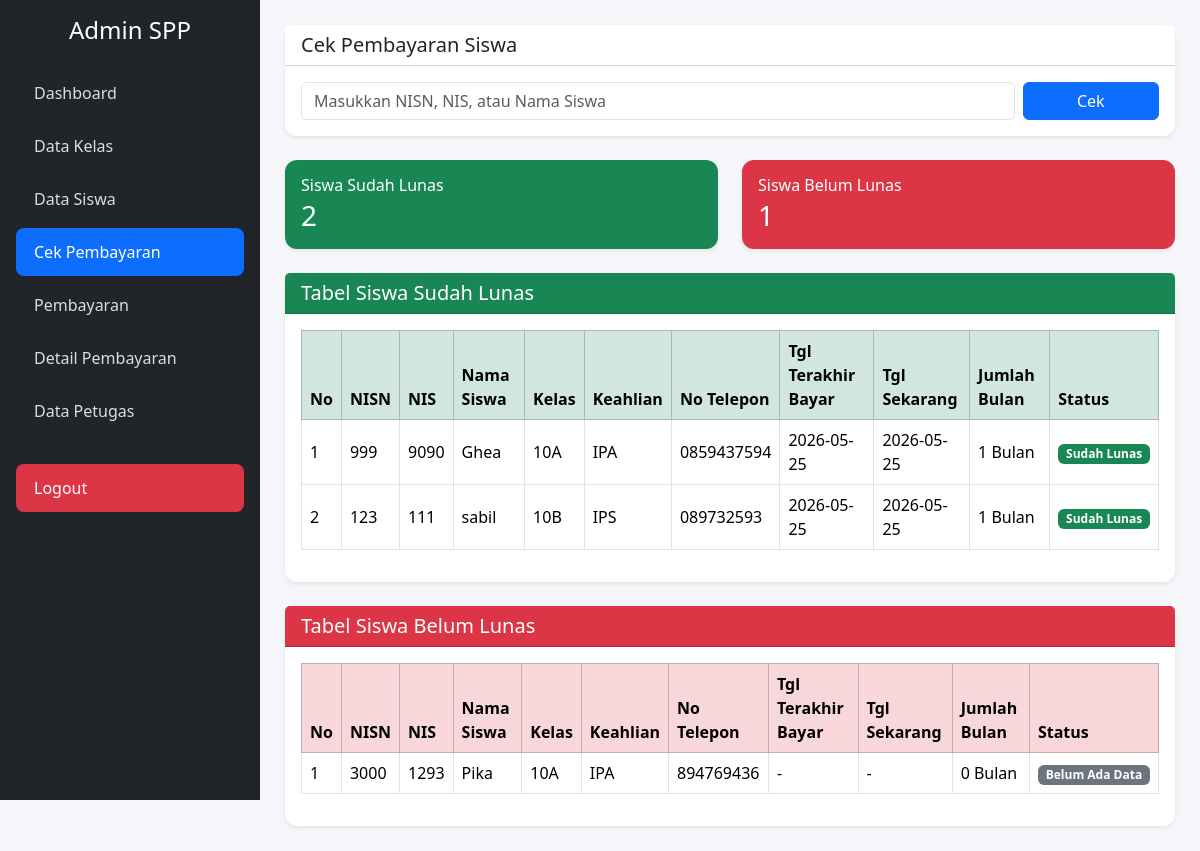
The app's page /spp/admin/cek_pembayaran.php (signed in) with its own data.
### tables this page shows
CREATE TABLE `tb_siswa` (
  `nisn` varchar(10) NOT NULL,
  `nis` varchar(8) DEFAULT NULL,
  `nama` varchar(50) DEFAULT NULL,
  `id_kelas` varchar(11) DEFAULT NULL,
  `nama_kelas` varchar(10) DEFAULT NULL,
  `alamat` text DEFAULT NULL,
  `no_tlp` varchar(13) DEFAULT NULL,
  `id_spp` varchar(40) DEFAULT NULL
);

CREATE TABLE `tb_kelas` (
  `id_kelas` varchar(11) NOT NULL,
  `nama_kelas` varchar(10) DEFAULT NULL,
  `komp_keahlian` varchar(50) DEFAULT NULL
);

CREATE TABLE `cek_pembayaran` (
  `nisn` varchar(10) NOT NULL,
  `tgl_terakhir_bayar` date DEFAULT NULL,
  `tgl_sekarang` date DEFAULT NULL,
  `status_pembayaran` enum('Belum Lunas','Sudah Lunas','','') DEFAULT NULL,
  `jumlah_bulan` varchar(5) DEFAULT NULL,
  `nama` varchar(50) DEFAULT NULL,
  `no_tlp` varchar(13) DEFAULT NULL
);

### spp/koneksi.php (called while the page is built, shortened)
<?php
function e($text) {
    return htmlspecialchars($text ?? '', ENT_QUOTES, 'UTF-8');
}
?>

### spp/admin/cek_pembayaran.php (the view, shortened to what this page needs)
<?php
require_once __DIR__ . '/../koneksi.php';
require_once __DIR__ . '/cek_akses.php';
include 'header.php';
include 'sidebar.php';
?>
<div class="content">
    <div class="card shadow-sm mb-4">
        <div class="card-header bg-white">
            <h5 class="mb-0">Cek Pembayaran Siswa</h5>
        </div>
        <div class="card-body">
            <form method="GET" class="row g-2">
                <div class="col-md-10">
                    <input type="text"
                           name="keyword"
                           class="form-control"
                           placeholder="Masukkan NISN, NIS, atau Nama Siswa"
                           value="<?= e($_GET['keyword'] ?? ''); ?>">
                </div>
                <div class="col-md-2">
                    <button type="submit" class="btn btn-primary w-100">
                        Cek
                    </button>
                </div>
            </form>
        </div>
    </div>
    <?php
    $querySudahLunas = mysqli_query($koneksi, "
        SELECT
            s.nisn,
            s.nis,
            s.nama,
            s.no_tlp,
            k.nama_kelas,
            k.komp_keahlian,
            c.tgl_terakhir_bayar,
            c.tgl_sekarang,
            c.status_pembayaran,
            c.jumlah_bulan
        FROM tb_siswa s
        LEFT JOIN tb_kelas k
            ON s.id_kelas = k.id_kelas
        LEFT JOIN cek_pembayaran c
            ON s.nisn = c.nisn
        WHERE LOWER(TRIM(c.status_pembayaran)) IN ('sudah lunas', 'lunas')
        ORDER BY s.nama ASC
    ");
    $queryBelumLunas = mysqli_query($koneksi, "
        SELECT
            s.nisn,
            s.nis,
            s.nama,
            s.no_tlp,
            k.nama_kelas,
            k.komp_keahlian,
            c.tgl_terakhir_bayar,
            c.tgl_sekarang,
            c.status_pembayaran,
            c.jumlah_bulan
        FROM tb_siswa s
        LEFT JOIN tb_kelas k
            ON s.id_kelas = k.id_kelas
        LEFT JOIN cek_pembayaran c
            ON s.nisn = c.nisn
        WHERE c.status_pembayaran IS NULL
           OR LOWER(TRIM(c.status_pembayaran)) NOT IN ('sudah lunas', 'lunas')
        ORDER BY s.nama ASC
    ");
    $jumlahSudahLunas = mysqli_num_rows($querySudahLunas);
    $jumlahBelumLunas = mysqli_num_rows($queryBelumLunas);
    ?>
    <div class="row mb-4">
        <div class="col-md-6">
            <div class="card shadow-sm border-0 bg-success text-white">
                <div class="card-body">
                    <h6 class="mb-1">Siswa Sudah Lunas</h6>
                    <h3 class="mb-0"><?= $jumlahSudahLunas; ?></h3>
                </div>
            </div>
        </div>
        <div class="col-md-6">
            <div class="card shadow-sm border-0 bg-danger text-white">
                <div class="card-body">
                    <h6 class="mb-1">Siswa Belum Lunas</h6>
                    <h3 class="mb-0"><?= $jumlahBelumLunas; ?></h3>
                </div>
            </div>
        </div>
    </div>
    <div class="card shadow-sm mb-4">
        <div class="card-header bg-success text-white">
            <h5 class="mb-0">Tabel Siswa Sudah Lunas</h5>
        </div>
        <div class="card-body table-responsive">
            <table class="table table-bordered table-hover align-middle">
                <thead class="table-success">
                    <tr>
                        <th>No</th>
                        <th>NISN</th>
                        <th>NIS</th>
                        <th>Nama Siswa</th>
                        <th>Kelas</th>
                        <th>Keahlian</th>
                        <th>No Telepon</th>
                        <th>Tgl Terakhir Bayar</th>
                        <th>Tgl Sekarang</th>
                        <th>Jumlah Bulan</th>
                        <th>Status</th>
                    </tr>
                </thead>
                <tbody>
                    <?php
                    $no = 1;
                    if ($jumlahSudahLunas > 0) {
                        while ($row = mysqli_fetch_assoc($querySudahLunas)) {
                    ?>
                            <tr>
                                <td><?= $no++; ?></td>
                                <td><?= e($row['nisn']); ?></td>
                                <td><?= e($row['nis']); ?></td>
                                <td><?= e($row['nama']); ?></td>
                                <td><?= e($row['nama_kelas']); ?></td>
                                <td><?= e($row['komp_keahlian']); ?></td>
                                <td><?= e($row['no_tlp']); ?></td>
                                <td><?= e($row['tgl_terakhir_bayar'] ?? '-'); ?></td>
                                <td><?= e($row['tgl_sekarang'] ?? '-'); ?></td>
                                <td><?= e($row['jumlah_bulan'] ?? '0'); ?> Bulan</td>
                                <td>
                                    <span class="badge bg-success">
                                        <?= e($row['status_pembayaran']); ?>
                                    </span>
                                </td>
                            </tr>
                    <?php
                        }
                    } ?>
                </tbody>
            </table>
        </div>
    </div>
    <div class="card shadow-sm">
        <div class="card-header bg-danger text-white">
            <h5 class="mb-0">Tabel Siswa Belum Lunas</h5>
        </div>
        <div class="card-body table-responsive">
            <table class="table table-bordered table-hover align-middle">
                <thead class="table-danger">
                    <tr>
                        <th>No</th>
                        <th>NISN</th>
                        <th>NIS</th>
                        <th>Nama Siswa</th>
                        <th>Kelas</th>
                        <th>Keahlian</th>
                        <th>No Telepon</th>
                        <th>Tgl Terakhir Bayar</th>
                        <th>Tgl Sekarang</th>
                        <th>Jumlah Bulan</th>
                        <th>Status</th>
                    </tr>
                </thead>
                <tbody>
                    <?php
                    $no = 1;
                    if ($jumlahBelumLunas > 0) {
                        while ($row = mysqli_fetch_assoc($queryBelumLunas)) {
                    ?>
                            <tr>
                                <td><?= $no++; ?></td>
                                <td><?= e($row['nisn']); ?></td>
                                <td><?= e($row['nis']); ?></td>
                                <td><?= e($row['nama']); ?></td>
                                <td><?= e($row['nama_kelas']); ?></td>
                                <td><?= e($row['komp_keahlian']); ?></td>
                                <td><?= e($row['no_tlp']); ?></td>
                                <td><?= e($row['tgl_terakhir_bayar'] ?? '-'); ?></td>
                                <td><?= e($row['tgl_sekarang'] ?? '-'); ?></td>
                                <td><?= e($row['jumlah_bulan'] ?? '0'); ?> Bulan</td>
                                <td>
                                    <?php if (!empty($row['status_pembayaran'])) { ?>
                                        <span class="badge bg-danger">
                                            <?= e($row['status_pembayaran']); ?>
                                        </span>
                                    <?php } else { ?>
                                        <span class="badge bg-secondary">
                                            Belum Ada Data
                                        </span>
                                    <?php } ?>
                                </td>
                            </tr>
                    <?php
                        }
                    } ?>
                </tbody>
            </table>
        </div>
    </div>
</div>
<?php include 'footer.php'; ?>

### spp/admin/header.php (shortened to what this page needs)
<!doctype html>
<html lang="id">
<head>
    <link href="https://cdn.jsdelivr.net/npm/bootstrap@5.3.3/dist/css/bootstrap.min.css" rel="stylesheet">
</head>
<body>

### spp/admin/sidebar.php
<?php
$currentPage = basename($_SERVER['PHP_SELF']);
?>
<div class="sidebar p-3">
    <h4 class="text-white text-center mb-4">Admin SPP</h4>
    <ul class="nav flex-column">
        <li class="nav-item">
            <a href="index.php" class="nav-link <?= $currentPage == 'index.php' ? 'active' : ''; ?>">
                Dashboard
            </a>
        </li>
        <li class="nav-item">
            <a href="data_kelas.php" class="nav-link <?= $currentPage == 'data_kelas.php' ? 'active' : ''; ?>">
                Data Kelas
            </a>
        </li>
        <li class="nav-item">
            <a href="data_siswa.php" class="nav-link <?= $currentPage == 'data_siswa.php' ? 'active' : ''; ?>">
                Data Siswa
            </a>
        </li>
        <li class="nav-item">
            <a href="cek_pembayaran.php" class="nav-link <?= $currentPage == 'cek_pembayaran.php' ? 'active' : ''; ?>">
                Cek Pembayaran
            </a>
        </li>
        <li class="nav-item">
            <a href="pembayaran.php" class="nav-link <?= $currentPage == 'pembayaran.php' ? 'active' : ''; ?>">
                Pembayaran
            </a>
        </li>
        <li class="nav-item">
            <a href="detail_pembayaran.php" class="nav-link <?= $currentPage == 'detail_pembayaran.php' ? 'active' : ''; ?>">
                Detail Pembayaran
            </a>
        </li>
        <li class="nav-item">
            <a href="data_petugas.php" class="nav-link <?= $currentPage == 'data_petugas.php' ? 'active' : ''; ?>">
                Data Petugas
            </a>
        </li>
        <li class="nav-item mt-4">
            <a href="../logout.php" class="nav-link bg-danger text-white">
                Logout
            </a>
        </li>
    </ul>
</div>

### spp/admin/footer.php (shortened to what this page needs)
</body>
</html>

### spp/admin/header.php (style rules this page uses)
body { background-color: #f4f6f9; }
.sidebar { width: 260px; min-height: 100vh; background: #212529; position: fixed; left: 0; top: 0; }
.sidebar .nav-link { color: #ddd; padding: 12px 18px; border-radius: 8px; margin-bottom: 5px; }
.sidebar .nav-link:hover, .sidebar .nav-link.active { background: #0d6efd; color: white; }
.content { margin-left: 260px; padding: 25px; }
.card { border: none; border-radius: 12px; }

### records on screen
tb_siswa: nisn "999", nis "9090", nama "Ghea", id_kelas.nama_kelas "10A", id_kelas.komp_keahlian "IPA", no_tlp "0859437594", cek_pembayaran.tgl_terakhir_bayar "2026-05-25", cek_pembayaran.tgl_sekarang "2026-05-25", cek_pembayaran.jumlah_bulan "1", cek_pembayaran.status_pembayaran "Sudah Lunas"
tb_siswa: nisn "123", nis "111", nama "sabil", id_kelas.nama_kelas "10B", id_kelas.komp_keahlian "IPS", no_tlp "089732593", cek_pembayaran.tgl_terakhir_bayar "2026-05-25", cek_pembayaran.tgl_sekarang "2026-05-25", cek_pembayaran.jumlah_bulan "1", cek_pembayaran.status_pembayaran "Sudah Lunas"
tb_siswa: nisn "3000", nis "1293", nama "Pika", id_kelas.nama_kelas "10A", id_kelas.komp_keahlian "IPA", no_tlp "894769436", tgl_terakhir_bayar "-", tgl_sekarang "-", jumlah_bulan "0"

### other values on screen
$jumlahSudahLunas "2"
$jumlahBelumLunas "1"
